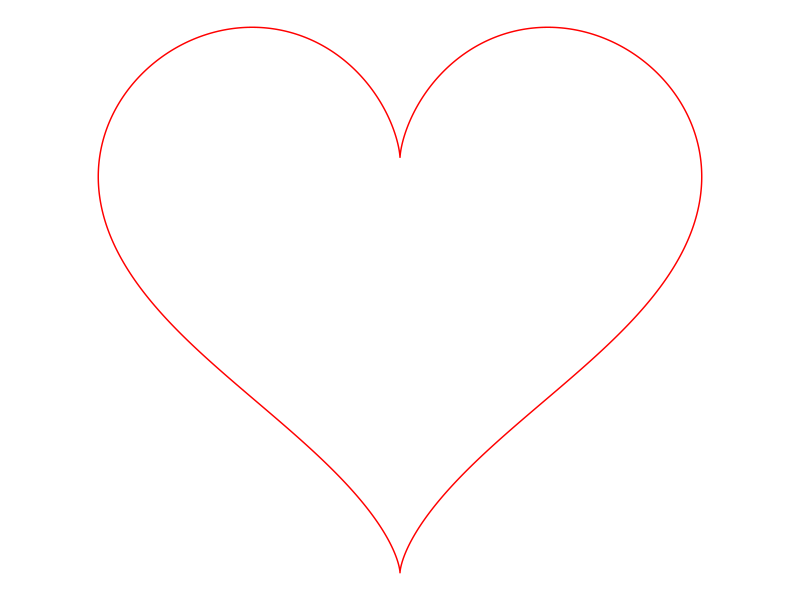

Here is the R script that generated this plot:
## ---- chunk 1
# install.packages("ggplot2")
library(ggplot2)

# Parametric equation for the heart shape
t <- seq(0, 2 * pi, length.out = 1000)
x <- 16 * sin(t)^3
y <- 13 * cos(t) - 5 * cos(2 * t) - 2 * cos(3 * t) - cos(4 * t)

heart_data <- data.frame(x, y)

# Plotting the heart
ggplot(heart_data, aes(x = x, y = y)) +
  geom_path(color = "red") +
  coord_equal() +
  theme_void()

